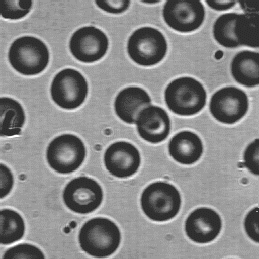
#> input picture medical imaging/blood_cells_instance_segmentation/BLOODCELLS.bmp, 259 x 259 px, found by its file name
$ jupyter execute blood_cells_counting.ipynb
#> lines starting #> are read from the running program, lines starting #| are printed output that depends on the picture; after the words box and inside, x2 and y2 are one past the last pixel; in counts of white or black regions, pixels touching at a corner belong together
### Imports

[cell 1]
import numpy as np
import glob
import matplotlib.pyplot as plt
import skimage.io
import skimage.color
import skimage.filters


from scipy import ndimage as ndi

from skimage.morphology import (erosion, dilation, opening, closing,  # noqa
                                area_closing,
                                white_tophat)
from skimage.morphology import disk

from skimage.segmentation import watershed
from skimage.feature import peak_local_max

import cv2
plt.rcParams['figure.dpi'] = 80

### Load the image

[cell 2]
image = cv2.imread("../BLOODCELLS.bmp")
#> image is the input picture: shape (259, 259, 3); min 41, max 255, mean 130.3

fig, ax = plt.subplots()
plt.imshow(image)
plt.show()

### Preprocessing

[cell 3]
# convert the image to grayscale
gray_image = skimage.color.rgb2gray(image)

# blur the image to denoise
blurred_image = skimage.filters.gaussian(gray_image, sigma=1.0)

fig, ax = plt.subplots()
plt.imshow(blurred_image, cmap='gray')
plt.show()

### Histogram

[cell 4]
# create a histogram of the blurred grayscale image
histogram, bin_edges = np.histogram(blurred_image, bins=256, range=(0.0, 1.0))
#> histogram = 256 values, max 2888 at index 48, min 0 at index 0, mean 262; bin_edges = 257 values from 0 to 1

plt.plot(bin_edges[0:-1], histogram)
plt.title("Grayscale Histogram")
plt.xlabel("grayscale value")
plt.ylabel("pixels")
plt.xlim(0, 1.0)
plt.show()
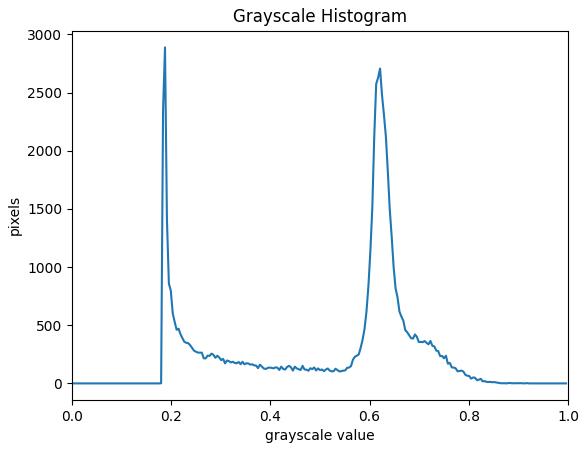
#> figure drawn by matplotlib, 1 panel; curve peaks at x = 0.188, y = 2888

### Thresholding

[cell 5]
# create a mask based on the threshold
t = 0.5
binary_mask = blurred_image < t
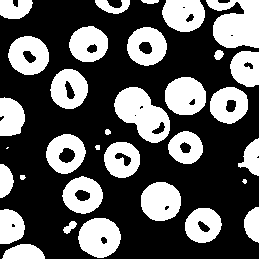
#> binary_mask: shape (259, 259) bool; 35.5% white; 33 white regions (2 under 20 px), largest, box (x1, y1, x2, y2) and area: (206, 0, 259, 48) 1897, (114, 87, 170, 143) 1832, (78, 218, 121, 258) 1295

fig, ax = plt.subplots()
plt.imshow(binary_mask, cmap='gray')
plt.show()

Blood cells are black on the gray background, but in the same time we see white parts inside the blood cells. Some of blood cells are touching each other. It can make our task more difficult. To work with cells as objects we have to fill them and separate from each other.

### Structuring element

[cell 6]
se = disk(5)
plt.imshow(se)
plt.show()
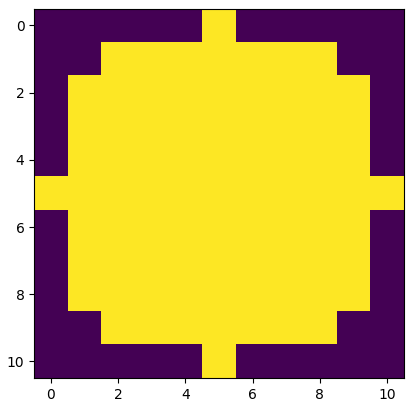
#> figure drawn by matplotlib, 1 panel

Disk is the obvious choice, because it tends to be circle with the increasing of size, and we deal with circular elements in our image. Also disk is time effective se. Size was choosen empirically.

### Erosion

[cell 7]
plt.rcParams['figure.dpi'] = 200

[cell 8]
image = binary_mask
for i, size in enumerate([3, 4, 5, 6]):
    plt.subplot(1,4,i+1)
    image_eroded = erosion(image, disk(size))
    plt.axis('off')
    plt.imshow(image_eroded, cmap='gray')
plt.show()
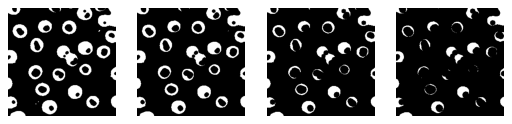
#> figure drawn by matplotlib, 4 panels

We can see that with disk of size 4 we keep all the blood cells boundaries not touched except for one of two connected ones in the center of the image, in the same time there is no unneeded particles in the image. 5 separates touched cells but modify some cells boundaries.

### Dilation

For the dilation the same shape of the structuring element is used, because of the same reasons. The size is choozen empirically

[cell 9]
for i, size in enumerate([3, 4, 5, 6]):
    plt.subplot(1,4,i+1)
    image_dileted = dilation(image, disk(size))
    plt.imshow(image_dileted, cmap='gray')
    plt.axis('off')
#> this loop made 4 passes
#> pass 1, `image_dileted = dilation(image, disk(size))`:
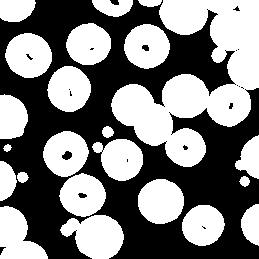
#> image_dileted: shape (259, 259) bool; 49.6% white; 23 white regions, largest, box (x1, y1, x2, y2) and area: (111, 0, 259, 167) 11737, (60, 215, 124, 259) 1928, (138, 179, 184, 224) 1635
plt.show()
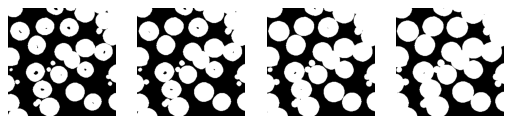
#> figure drawn by matplotlib, 4 panels

### Improvements

We can try to start with dilation operation or with erosion one. It would be better to make step firstly which is not affecting the important image features. So we try the maximum possible disk size, which performs gently.

If we start with dilation to fill the holes we want to have as much filled holes as possible and don't have touched blood cells with each other or with unwanted particles. This size is 2.

If we start with erosion to remove all salt noise we want to have as much noie removed as possible and don't have corrupted cells edges. This size is also 2.

We can see that with disk of size 7 we have all holles inside cells closed, but in the same time there are a lot of cells touching each other. Lower sizes are not enough to fill all holes.

[cell 10]
# Start with dilation

image_dil = dilation(image, disk(2))
#> image_dil: shape (259, 259) bool; 44.5% white; 30 white regions, largest, box (x1, y1, x2, y2) and area: (204, 0, 259, 89) 3223, (163, 75, 250, 126) 2784, (112, 85, 172, 145) 2223
image_er = erosion(image_dil, disk(2))
#> image_er: shape (259, 259) bool; 35.8% white; 32 white regions (2 under 20 px), largest, box (x1, y1, x2, y2) and area: (206, 0, 259, 87) 2776, (114, 87, 170, 143) 1855, (78, 218, 121, 259) 1313


image_stages = [image, image_dil, image_er]

for i, im in enumerate(image_stages):
    plt.subplot(1,len(image_stages), i+1)
    plt.imshow(im, cmap='gray')
    plt.axis('off')
#> this loop made 3 passes

plt.show()

[cell 11]
# Start with erosion

image_er = erosion(image, disk(2))
#> image_er: shape (259, 259) bool; 26.6% white; 34 white regions (5 under 20 px), largest, box (x1, y1, x2, y2) and area: (215, 0, 259, 46) 1453, (116, 89, 168, 141) 1412, (80, 220, 119, 256) 1023
image_dil = dilation(image_er, disk(2))
#> image_dil: shape (259, 259) bool; 35.4% white; 32 white regions (3 under 20 px), largest, box (x1, y1, x2, y2) and area: (206, 0, 259, 48) 1897, (114, 87, 170, 143) 1830, (78, 218, 121, 258) 1293


image_stages = [image, image_er, image_dil]

for i, im in enumerate(image_stages):
    plt.subplot(1,len(image_stages), i+1)
    plt.imshow(im, cmap='gray')
    plt.axis('off')

plt.show()

For previous tries we see that proposed size is not enough then we cannot split all cells without corrapting the image, so we try to corrapte it as less as possible.

[cell 12]
image_er = erosion(image, disk(5))
image_dil = dilation(image_er, disk(3))
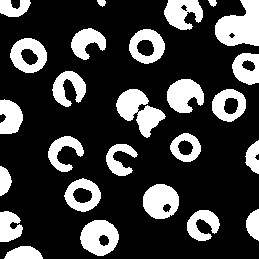
#> image_dil: shape (259, 259) bool; 24.3% white; 26 white regions, largest, box (x1, y1, x2, y2) and area: (215, 0, 259, 46) 1429, (116, 89, 166, 138) 1209, (80, 220, 119, 256) 985


image_stages = [image, image_er, image_dil]

for i, im in enumerate(image_stages):
    plt.subplot(1,len(image_stages), i+1)
    plt.imshow(im, cmap='gray')
    plt.axis('off')

plt.show()

The best combination of erosions and dilations is erosion with disk of size 5 then dilation with the disk of size 3 to have all blood cells separated with no unneeded particles and have as much accurate blood cells as possible. But in such case a lot of cells edges are corrupted and some of cells now are just small area of the initially. But anyway we can count and label cells easily.

### New operations and labeling

[cell 13]
image_closed = area_closing(image, area_threshold=256)
#> image_closed: shape (259, 259) bool; 37.7% white; 33 white regions (2 under 20 px), largest, box (x1, y1, x2, y2) and area: (206, 0, 259, 48) 1932, (114, 87, 170, 143) 1917, (78, 218, 121, 258) 1327
image_clean = opening(image_closed, disk(5))
#> image_clean: shape (259, 259) bool; 37% white; 26 white regions, largest, box (x1, y1, x2, y2) and area: (114, 87, 170, 143) 1909, (213, 0, 259, 48) 1672, (78, 218, 121, 258) 1325

image_stages = [image, image_closed, image_clean]

for i, im in enumerate(image_stages):
    plt.subplot(1,len(image_stages), i+1)
    plt.imshow(im, cmap='gray')
    plt.axis('off')
plt.show()

To remove all the redundant particles and fill all holes we utilize area_closing and oprining operations. But we still two connected blood cells in the center of the images and three conected cells in perefery.

[cell 14]
distance = ndi.distance_transform_edt(image_clean)
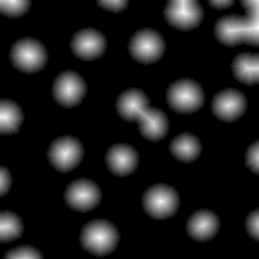
#> distance: shape (259, 259) float64; min 0, max 20.52, mean 2.5; drawn with min black and max white
distance_ = distance.copy()
coords = peak_local_max(distance_, footprint=np.ones((15, 15)), labels=image_clean)
#> coords = 41 pairs, first value 1 to 257, second value 1 to 257
mask = np.zeros(distance_.shape, dtype=bool)
mask[tuple(coords.T)] = True
markers, _ = ndi.label(mask)
labels = watershed(-distance_, markers, mask=image_clean)
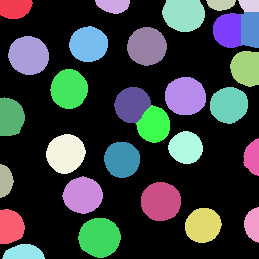
#> labels: shape (259, 259) int32; 30 distinct labels, from 0 to 29; one colour per label, 0 black

image_stages = [image_clean, distance]

for i, im in enumerate(image_stages):
    plt.subplot(1,3, i+1)
    plt.imshow(im, cmap='gray')
    plt.axis('off')
#> this loop made 2 passes

plt.subplot(1,3,3)
plt.axis('off')
plt.imshow(labels, cmap=plt.cm.nipy_spectral)
plt.show()

We can perfectly separate connected cells by applying watershed segmentation

[cell 15]
labels_list = np.unique(labels)
#> labels_list = 30 values from 0 to 29
labels_list = labels_list[1:]
#> labels_list = 29 values from 1 to 29
len(labels_list)
#> Out = 29

The number of cells is 29

[cell 16]
lowest_cell_size = float('inf')
highest_cell_size = 0
lowes_cell_n = None
highest_cell_n = None
for label in labels_list:
    curr_size = np.count_nonzero([labels == label])
    if curr_size < lowest_cell_size:
        lowest_cell_size = curr_size
        lowes_cell_n = label
    elif curr_size > highest_cell_size:
        highest_cell_size = curr_size
        highest_cell_n = label

    print(f"Blood cell # {label:2d}  Size:{curr_size:6d} pixels")
#> this loop made 29 passes
#> (curr_size, highest_cell_size) on passes 5, 9, 10, 13, 28: (1143, 1143), (1204, 1204), (1246, 1246), (1258, 1258), (1325, 1325)
#> (curr_size, lowest_cell_size) on passes 1 to 4: (533, 533), (373, 373), (249, 249), (218, 218)
#| Blood cell #  1  Size:   533 pixels
#| Blood cell #  2  Size:   373 pixels
#| Blood cell #  3  Size:   249 pixels
#| Blood cell #  4  Size:   218 pixels
#| Blood cell #  5  Size:  1143 pixels
#| Blood cell #  6  Size:   617 pixels
#| Blood cell #  7  Size:   837 pixels
#| Blood cell #  8  Size:  1092 pixels
#> (further printed lines are left out)
#> after the loop, highest_cell_n = 28; highest_cell_size = 1325; lowes_cell_n = 4; lowest_cell_size = 218

[cell 17]
highest_cell_n, lowes_cell_n
#> Out = (28, 4)

[cell 18]
labels_hl = labels.copy()
labels_hl[(labels_hl != highest_cell_n) * (labels_hl != lowes_cell_n)] = 0
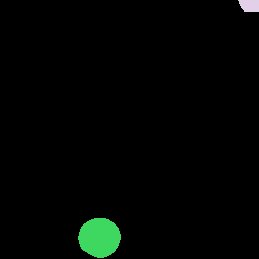
#> labels_hl: shape (259, 259) int32; 3 distinct labels, from 0 to 28; one colour per label, 0 black
plt.imshow(labels_hl, cmap=plt.cm.nipy_spectral)
plt.show()
